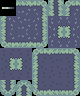

Below is a game level as drawn by its tile map, then a one-line description and the .tmx file that defines it, in full:
An orthogonal 5x6 tile map with 16x16 px tiles, 1 tile layer (Tile Layer 1).

<map version="1.10" tiledversion="1.10.1" orientation="orthogonal" renderorder="right-down" width="5" height="6" tilewidth="16" tileheight="16" infinite="0" nextlayerid="2" nextobjectid="1">
 <tileset firstgid="1" name="Dark Grass" tilewidth="16" tileheight="16" tilecount="30" columns="5">
  <image source="DarkGrass.png" width="80" height="96" />
 </tileset>
 <layer id="1" name="Tile Layer 1" width="5" height="6">
  <data encoding="csv">
1,2,3,4,5,
6,7,8,9,10,
11,12,13,14,15,
16,17,18,19,20,
21,22,23,24,25,
26,27,28,29,30
</data>
 </layer>
</map>
